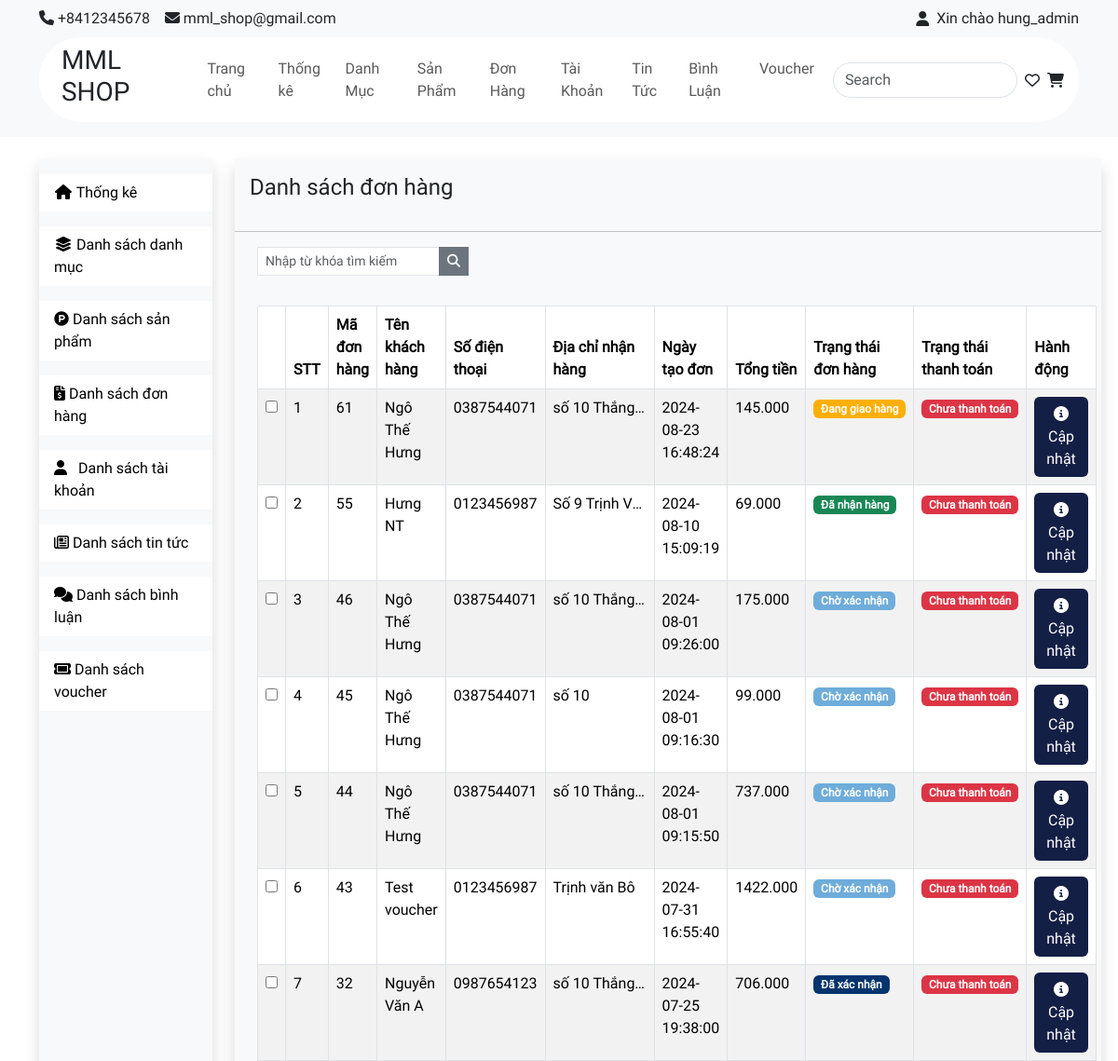
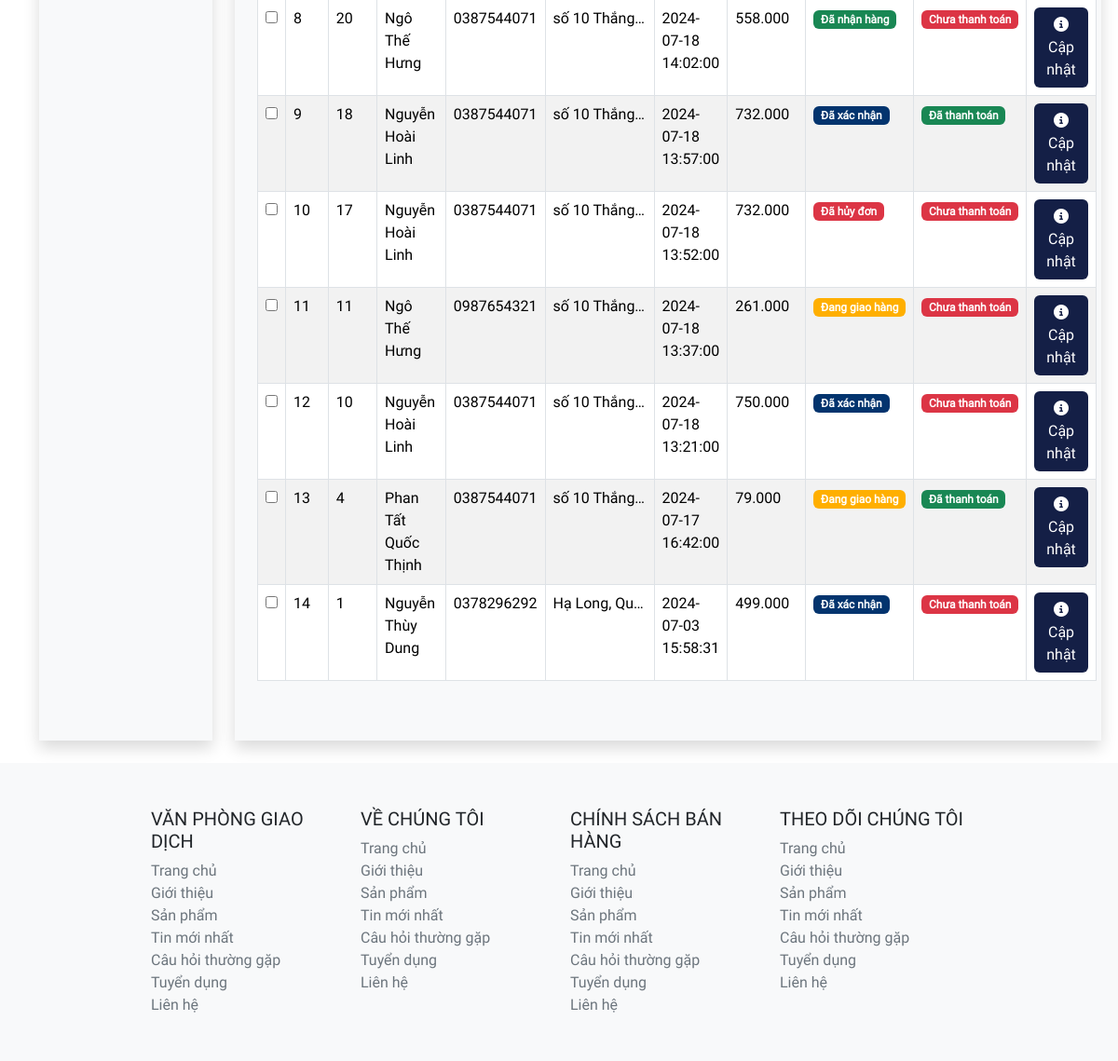
/admin/index.php?act=list-bill (signed in), run on the app's committed database (2 pictures, top to bottom).
### tables this page shows
CREATE TABLE `bill` (
  `bill_id` int NOT NULL,
  `fullname` varchar(255) NOT NULL,
  `phone` varchar(20) NOT NULL,
  `address` text NOT NULL,
  `date_order` datetime NOT NULL,
  `bill_total` decimal(10,3) NOT NULL,
  `acc_id` int NOT NULL,
  `bill_status` int NOT NULL DEFAULT '0' COMMENT '0: chờ xác nhận\r\n1: đã xác nhận\r\n2: đang giao hàng\r\n3: giao hàng thành công\r\n4: đã huỷ ',
  `payment_status` tinyint NOT NULL DEFAULT '1' COMMENT '1:Chưa thanh toán\r\n0:Đã thanh toán',
  `voucher_id` int NOT NULL DEFAULT '3'
);

### admin/controller/billController.php (called while the page is built, shortened)
<?php
class BillController {
    public $billQuery;
    public function __construct() {
        $this -> billQuery = new BillQuery();
    }
    public function list() {
        $dsBill = $this->billQuery->all();
        include "view/bill/list.php";
    }
}
?>

### common/function.php (called while the page is built, shortened)
<?php
    function connectDB() {
        $host = DB_HOST;
        $port  = DB_PORT;
        $dbname = DB_NAME;
        try {
            $conn = new PDO ("mysql:host=$host;port=$port;dbname=$dbname",DB_USER,DB_PASS);
            return $conn;
        } catch (\Throwable $th) {
            echo "Lỗi";
        }
    }
    function convertToObjectBill($row) {
        $bill = new Bill();
        $bill -> bill_id = $row['bill_id'];
        $bill -> fullname = $row['fullname'];
        $bill -> phone = $row['phone'];
        $bill -> address = $row['address'];
        $bill -> date_order = $row['date_order'];
        $bill -> bill_total = $row['bill_total'];
        $bill -> acc_id = $row['acc_id'];
        $bill -> bill_status = $row['bill_status'];
        $bill -> payment_status = $row['payment_status'];
        $bill -> acc_name = $row['acc_name'];
        $bill -> voucher_id = $row['voucher_id'];
        return $bill;
    }
?>

### admin/model/billQuery.php (called while the page is built, shortened)
<?php
class BillQuery {
    public $pdo;
    public function __construct() {
        $this->pdo = connectDB();
    }
    public function __destruct() {
        $this -> pdo = null;
    }
    public function all() {
        try {
            $sql = "select * from bill join account on bill.acc_id = account.acc_id ORDER BY bill.bill_id DESC";
            $data = $this->pdo->query($sql)->fetchAll();
            $dsBill = [];
            foreach ($data as $row) {
                $dsBill[] = convertToObjectBill($row);
            }
            return $dsBill;
        } catch (Exception $e) {
            echo "Lỗi: ".$e ->getMessage();
            echo "<hr>";
        }
    }
}
?>

### admin/view/bill/list.php (the view, shortened to what this page needs)
<!DOCTYPE html>
<html lang="en">
<head>
    <link href="https://cdn.jsdelivr.net/npm/bootstrap@5.3.3/dist/css/bootstrap.min.css" rel="stylesheet">
    <link rel="stylesheet" href="../giaodien/style.css">
</head>
<body>
    <?php
    include "view/component/header.php"
    ?>
    <main class="d-flex container">
        <?php
        include "view/component/sidebar.php"
        ?>
        <div class="shadow bg-light pb-5 mt-4 ms-4 mb-4 col-md-10">
            <h4 class="p-3">Danh sách đơn hàng</h4>
            <hr>
            <div class="d-flex justify-content-between align-items-center">
                <form action="" class="ms-4">
                    <div class="input-group input-group-sm">
                        <input class="form-control rounded-0 mb-2" type="search" id="search" name="search"
                            placeholder="Nhập từ khóa tìm kiếm" aria-label="Sizing example input"
                            aria-describedby="inputGroup-sizing-sm">
                        <div class="input-group-sm">
                            <button type="button" class="btn btn-secondary rounded-0">
                                <i class="fa fa-search"></i>
                            </button>
                        </div>
                    </div>
                </form>
            </div>
            <div class="pt-4 ms-4 me-4">
                <table class="table table-striped table-hover table-bordered">
                    <thead>
                        <tr>
                            <th></th>
                            <th scope="col">STT</th>
                            <th scope="col">Mã đơn hàng</th>
                            <th scope="col">Tên khách hàng</th>
                            <th scope="col">Số điện thoại</th>
                            <th scope="col">Địa chỉ nhận hàng</th>
                            <th scope="col">Ngày tạo đơn</th>
                            <th scope="col">Tổng tiền</th>
                            <th scope="col">Trạng thái đơn hàng</th>
                            <th scope="col">Trạng thái thanh toán</th>
                            <th scope="col">Hành động</th>
                        </tr>
                    </thead>
                    <tbody>
                        <?php
                        $i = 1;
                        foreach ($dsBill as $key => $bill) {
                        ?>
                        <tr>
                            <td>
                                <input type="checkbox">
                            </td>
                            <td scope="row">
                                <?= $i++?>
                            </td>
                            <td scope="row">
                                <?= $bill->bill_id?>
                            </td>
                            <td scope="row">
                                <?= $bill->fullname?>
                            </td>
                            <td scope="row">
                                <?= $bill->phone?>
                            </td>
                            <td scope="row">
                                <div
                                    style="white-space: nowrap; overflow: hidden; text-overflow: ellipsis; width: 100px;">
                                    <?= $bill->address?>
                                </div>
                            </td>
                            <td scope="row">
                                <?= $bill->date_order?>
                            </td>
                            <td scope="row">
                                <?= $bill->bill_total?>
                            </td>
                            <td scope="row">
                                <?php
                                    if ($bill->bill_status == 2) {
                                ?>
                                <span class="badge" style="background: #FFAF00;">Đang giao hàng</span>
                                <?php
                                    } else if ($bill->bill_status == 3) {
                                ?>
                                <span class="badge bg-success">Đã nhận hàng</span>
                                <?php
                                    } else if ($bill->bill_status == 1) {
                                ?>
                                <span class="badge" style="background: #03346E;">Đã xác nhận</span>
                                <?php
                                    } else if ($bill->bill_status == 0) {
                                ?>
                                <span class="badge" style="background: #6EACDA;">Chờ xác nhận</span>
                                <?php
                                    } else if ($bill->bill_status == 4) {
                                ?>
                                <span class="badge bg-danger">Đã hủy đơn</span>
                                <?php
                                    } else {
                                ?>
                                <span class="badge" style="background: black;">Lỗi</span>
                                <?php
                                    }
                                ?>
                            </td>
                            <td scope="row">
                                <?php
                                    if ($bill->payment_status == 1) {
                                ?>
                                <span class="badge bg-danger">Chưa thanh toán</span>
                                <?php
                                    } else if ($bill->payment_status == 0) {
                                ?>
                                <span class="badge bg-success">Đã thanh toán</span>
                                <?php
                                    } else {
                                ?>
                                <span class="badge" style="background: black;">Lỗi</span>
                                <?php
                                    }
                                ?>
                            </td>
                            <td scope="row">
                                <button class="btn" style="background: #141F46;">
                                    <a href="index.php?act=view-bill-detail&bill_id=<?= $bill->bill_id ?>"
                                        class="text-white">
                                        <i class="fa-solid fa-circle-info"></i> Cập nhật
                                    </a>
                                </button>
                            </td>
                        </tr>
                        <?php
                        }
                        ?>
                    </tbody>
                </table>
            </div>
        </div>
    </main>
    <?php
    include "view/component/footer.php"
    ?>
</body>
</html>

### giaodien/style.css (style rules this page uses)
* { margin: 0; padding: 0; box-sizing: border-box; list-style-type: none; text-decoration: none; font-family: Roboto; }
a { text-decoration: none; color: black; }

### data on the page
bill: bill_id "61", fullname "Ngô Thế Hưng", phone "0387544071", address "số 10 Thắng…", date_order "2024-08-23 16:48:24", bill_total "145.000", bill_status "Đang giao hàng", payment_status "Chưa thanh toán"
bill: bill_id "55", fullname "Hưng NT", phone "0123456987", address "Số 9 Trịnh V…", date_order "2024-08-10 15:09:19", bill_total "69.000", bill_status "Đã nhận hàng", payment_status "Chưa thanh toán"
bill: bill_id "46", fullname "Ngô Thế Hưng", phone "0387544071", address "số 10 Thắng…", date_order "2024-08-01 09:26:00", bill_total "175.000", bill_status "Chờ xác nhận", payment_status "Chưa thanh toán"
bill: bill_id "45", fullname "Ngô Thế Hưng", phone "0387544071", address "số 10", date_order "2024-08-01 09:16:30", bill_total "99.000", bill_status "Chờ xác nhận", payment_status "Chưa thanh toán"
bill: bill_id "44", fullname "Ngô Thế Hưng", phone "0387544071", address "số 10 Thắng…", date_order "2024-08-01 09:15:50", bill_total "737.000", bill_status "Chờ xác nhận", payment_status "Chưa thanh toán"
bill: bill_id "43", fullname "Test voucher", phone "0123456987", address "Trịnh văn Bô", date_order "2024-07-31 16:55:40", bill_total "1422.000", bill_status "Chờ xác nhận", payment_status "Chưa thanh toán"
bill: bill_id "32", fullname "Nguyễn Văn A", phone "0987654123", address "số 10 Thắng…", date_order "2024-07-25 19:38:00", bill_total "706.000", bill_status "Đã xác nhận", payment_status "Chưa thanh toán"
bill: bill_id "20", fullname "Ngô Thế Hưng", phone "0387544071", address "số 10 Thắng…", date_order "2024-07-18 14:02:00", bill_total "558.000", bill_status "Đã nhận hàng", payment_status "Chưa thanh toán"
bill: bill_id "18", fullname "Nguyễn Hoài Linh", phone "0387544071", address "số 10 Thắng…", date_order "2024-07-18 13:57:00", bill_total "732.000", bill_status "Đã xác nhận", payment_status "Đã thanh toán"
bill: bill_id "17", fullname "Nguyễn Hoài Linh", phone "0387544071", address "số 10 Thắng…", date_order "2024-07-18 13:52:00", bill_total "732.000", bill_status "Đã hủy đơn", payment_status "Chưa thanh toán"
bill: bill_id "11", fullname "Ngô Thế Hưng", phone "0987654321", address "số 10 Thắng…", date_order "2024-07-18 13:37:00", bill_total "261.000", bill_status "Đang giao hàng", payment_status "Chưa thanh toán"
bill: bill_id "10", fullname "Nguyễn Hoài Linh", phone "0387544071", address "số 10 Thắng…", date_order "2024-07-18 13:21:00", bill_total "750.000", bill_status "Đã xác nhận", payment_status "Chưa thanh toán"
bill: bill_id "4", fullname "Phan Tất Quốc Thịnh", phone "0387544071", address "số 10 Thắng…", date_order "2024-07-17 16:42:00", bill_total "79.000", bill_status "Đang giao hàng", payment_status "Đã thanh toán"
bill: bill_id "1", fullname "Nguyễn Thùy Dung", phone "0378296292", address "Hạ Long, Qu…", date_order "2024-07-03 15:58:31", bill_total "499.000", bill_status "Đã xác nhận", payment_status "Chưa thanh toán"

### other printed values
$_SESSION["acc_name"] "hung_admin"
